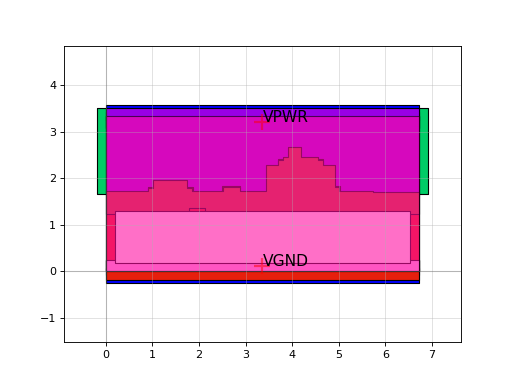

Generate this figure with Python:
import sky130

c = sky130.components.sky130_fd_sc_hs__dlrtp_1()
c.plot()
